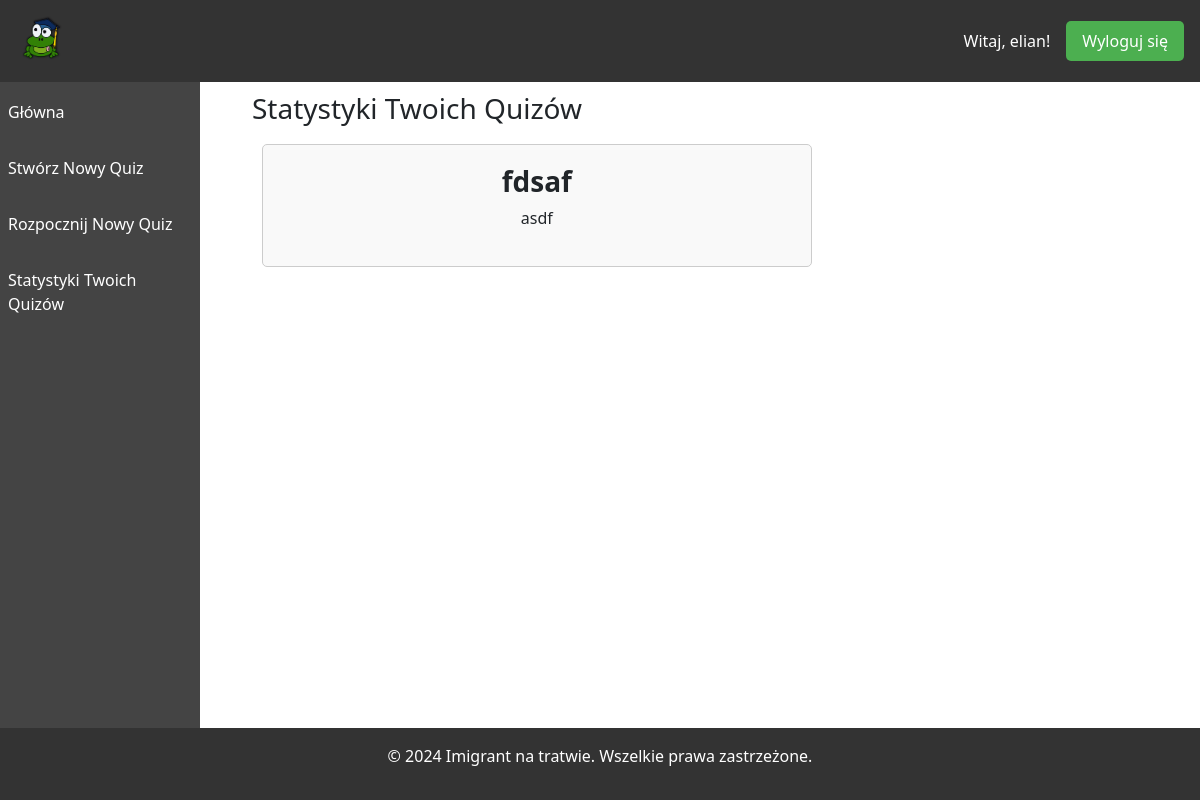
The app's page /quiz/stats/ (signed in), older data.
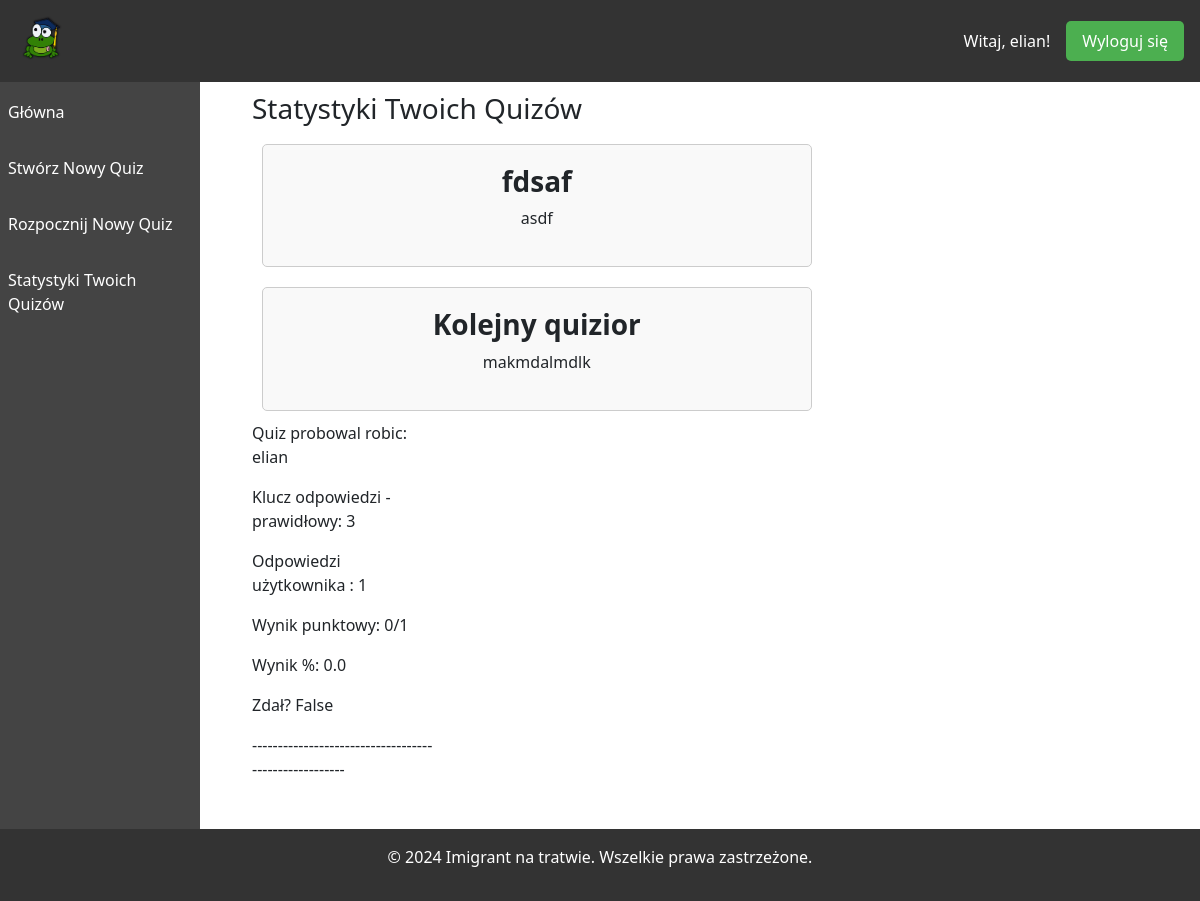
The same page, newer data.
### quizAPP/models.py (models this page shows, shortened)
class Quiz(models.Model):
    title = models.CharField(max_length=200)
    description = models.TextField(blank=True, null=True)
    created_by = models.ForeignKey(User, on_delete=models.PROTECT, related_name='quizzes')

### testsAPP/models.py (models this page shows, shortened)
class TestAttempt(models.Model):
    taken_by = models.ForeignKey(User, on_delete=models.PROTECT, blank=True, null=True)
    taken_by_name = models.CharField(max_length=200)
    quiz = models.ForeignKey(Quiz, on_delete=models.CASCADE)
    correct_key = models.CharField(max_length=200)  #this will be a string of corrent answers, for example '14124341312'
    given_key = models.CharField(max_length=200)    #this will be a string of answers given by the user, for example '123141323'
    score_out_of = models.CharField(max_length=200)      # 'recieved/max'
    score_percent = models.FloatField(max_length=200)   #what score did the user get
    passed = models.BooleanField()                  #did he pass?
    def process(self):
        max = len(list(self.correct_key))
        got = 0
        for i in range(max):
            if self.correct_key[i] == self.given_key[i]:
                got += 1
        self.score_out_of = f'{got}/{max}'
        self.score_percent = (got / max) * 100
        self.passed = True if self.score_percent >= 50 else False
    def __init__(self, *args, **kwargs):
        super().__init__(*args, **kwargs)   #calling the constructor of parent class first
        try:
            self.process()
        except Exception as e:
            pass

### quizAPP/views.py (the view)
# urls.py: path('stats/', views.stats, name="stats")
def stats(request):
    quiz_list = Quiz.objects.all().filter(created_by = request.user)
    attempts = {}
    attemptcount = 0
    query = TestAttempt.objects.all().filter(quiz__in = quiz_list)
    for quiz in quiz_list:
        attempts[quiz.id] = [att for att in query if att.quiz == quiz]
        logger.error(f'------------WAS ATTEMPTED? VAL OF ATT: {attempts[quiz.id]}')
    logger.error(f'--------------------attempts total = {len(attempts)}\n')
    return render(request, "quiz/quizstats.html",{'quizzes': quiz_list, 'tests' : attempts})

### templates/quiz/quizstats.html (shortened to what this page needs)
{% extends "quiz_base.html" %}
{% block content %}
    <h3>Statystyki Twoich Quizów</h3>
    {% if quizzes %}
        {% for quiz in quizzes %}
          <div class="quiz-option" style="width: 60%;">
              <h3><b>{{ quiz.title }}</b></h3>
              <p>{{ quiz.description }}</p>
          </div>
            {% for key,value in tests.items %}
                {% if key == quiz.id and value %}
                    {% for attempt in value %}
                    <div style="width: 20%;">
                        <p> Quiz probowal robic: {{attempt.taken_by}}</p>
                        <p> Klucz odpowiedzi - prawidłowy: {{ attempt.correct_key }}</p>
                        <p> Odpowiedzi użytkownika       : {{ attempt.given_key }}</p>
                        <p> Wynik punktowy: {{attempt.score_out_of }}</p>
                        <p> Wynik %: {{ attempt.score_percent }}</p>
                        <p> Zdał? {{attempt.passed}}</p>
                        <p>-----------------------------------------------------</p>
                    </div>
                    {% endfor %}
                {% endif %}
            {% endfor %}
        {% endfor %}
    {% else %}
        <p>Nie ma dostępnych żadnych quizów.</p>
    {% endif %}
{% endblock %}

### templates/quiz_base.html (shortened to what this page needs)
{% load static %}
<!DOCTYPE html>
<html lang="pl">
    <head>
        <link rel="stylesheet" href="{% static 'css/login.css' %}">
        <link href="https://cdn.jsdelivr.net/npm/bootstrap@5.3.3/dist/css/bootstrap.min.css" rel="stylesheet">
    </head>
    <body>
        <header>
            <div class="logo">
                <a href="{% url 'mainpage' %}">
                    <img src="{% static 'img/logo.png' %}" alt="imigrant">
                </a>
            </div>
            <div class="login">
                <span id="username-display">Witaj, {{ user.get_username }}!</span>
                <a href="{% url 'logout' %}" id="logout-link">Wyloguj się</a>
            </div>
        </header>
        <nav>
            <ul>
                <li><a href="{% url 'quizlist' %}">Główna</a></li>
                <li><a href="{% url 'quizwizard' %}">Stwórz Nowy Quiz</a></li>
                <li><a href="{% url 'testlist' %}">Rozpocznij Nowy Quiz</a></li>
                <li><a href="{% url 'stats' %}">Statystyki Twoich Quizów</a></li>
            </ul>
        </nav>
        <main>
            {% block content %}{% endblock %}
        </main>
        <footer id="footer">
            <p>&copy; 2024 Imigrant na tratwie. Wszelkie prawa zastrzeżone.</p>
        </footer>
    </body>
</html>

### static/css/login.css (style rules this page uses)
* { margin: 0; padding: 0; box-sizing: border-box; }
body { font-family: 'Segoe UI', Tahoma, Geneva, Verdana, sans-serif; background-color: #f4f4f4; padding-top: 60px; display: flex; flex-direction: column; min-height: 100vh; }
header { display: flex; justify-content: space-between; align-items: center; background-color: #333; color: #fff; padding: 1em; position: fixed; top: 0; width: 100%; z-index: 1000; }
header .logo img { height: 50px; }
header .login { display: flex; align-items: center; }
header .login a { color: #fff; text-decoration: none; background-color: #4CAF50; padding: 0.5em 1em; border-radius: 5px; margin-left: 1em; }
nav { width: 200px; position: fixed; top: 60px; left: 0; background-color: #444; height: 100%; padding-top: 1em; }
nav ul { list-style: none; padding: 0; }
nav ul li { margin: 1em 0; }
nav ul li a { color: #fff; text-decoration: none; padding: 0.5em; display: block; }
main { flex: 1; margin-left: 220px; padding: 2em; }
footer { background-color: #333; color: #fff; text-align: center; padding: 1em; position: relative !important; bottom: 0; width: 100%; margin-top: auto; }
.quiz-option { padding: 20px; background-color: #f9f9f9; border: 1px solid #ccc; border-radius: 5px; text-align: center; flex: 1; margin: 10px; float: left; transition: background-color 0.3s ease, box-shadow 0.3s ease; }

Row changes from the older to the newer data that the page shows:
added Quiz: title "Kolejny quizior", description "makmdalmdlk"
added TestAttempt: taken_by "elian", correct_key "3", given_key "1", score_out_of "0/1", score_percent "0.0", passed "False"
